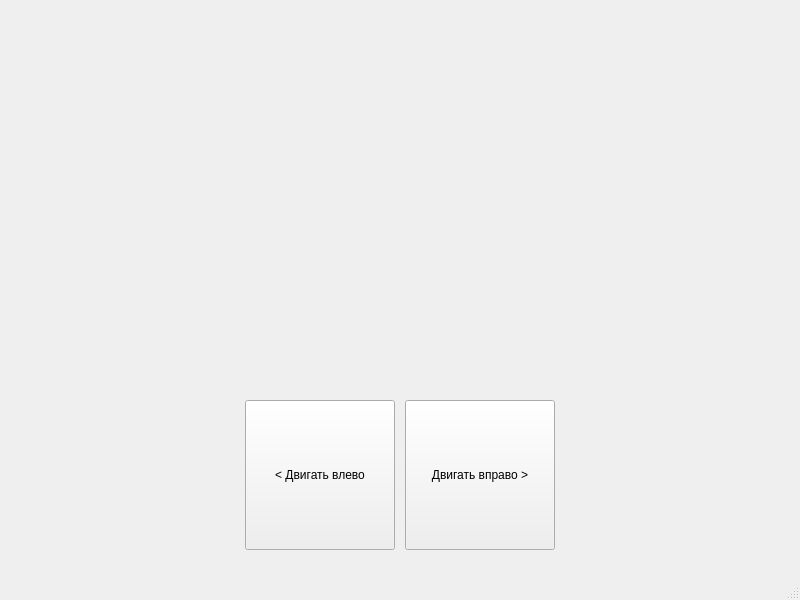
<?xml version="1.0" encoding="UTF-8"?>
<ui version="4.0">
 <class>MainWindow</class>
 <widget class="QMainWindow" name="MainWindow">
  <property name="geometry">
   <rect>
    <x>0</x>
    <y>0</y>
    <width>800</width>
    <height>600</height>
   </rect>
  </property>
  <property name="windowTitle">
   <string>MainWindow</string>
  </property>
  <widget class="QWidget" name="centralwidget">
   <widget class="QPushButton" name="pushButton">
    <property name="geometry">
     <rect>
      <x>405</x>
      <y>400</y>
      <width>150</width>
      <height>150</height>
     </rect>
    </property>
    <property name="text">
     <string>Двигать вправо &gt;</string>
    </property>
   </widget>
   <widget class="QPushButton" name="pushButton_2">
    <property name="geometry">
     <rect>
      <x>245</x>
      <y>400</y>
      <width>150</width>
      <height>150</height>
     </rect>
    </property>
    <property name="text">
     <string>&lt; Двигать влево</string>
    </property>
   </widget>
  </widget>
  <widget class="QMenuBar" name="menubar">
   <property name="geometry">
    <rect>
     <x>0</x>
     <y>0</y>
     <width>800</width>
     <height>22</height>
    </rect>
   </property>
  </widget>
  <widget class="QStatusBar" name="statusbar"/>
 </widget>
 <resources/>
 <connections/>
</ui>
